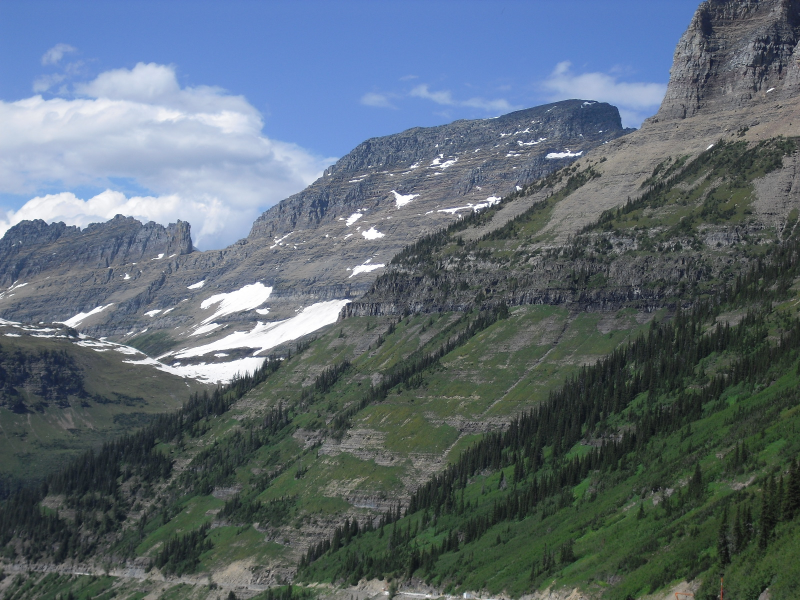
%> input picture glacier4/CIMG4017.JPG, 1600 x 1200 px (shown at 1/2 size); its folder holds only this picture in this run
$ octave main.m   (GNU Octave 9; MATLAB toolbox functions it lacks are replaced by stand-ins)
%> lines starting %> are read from the running program, lines starting %| are printed output that depends on the picture
### Project_2.0/readFolder.m
function [img_arr]=readFolder(filename)
%> called with filename = '../glacier4'
%% parse path
%% Path to the folder with input images.
if ~isfolder(filename)
    errorMessage = sprintf('Error: The following folder does not exist:\n%s', filename);
    uiwait(warndlg(errorMessage));
    return;
end
filePattern = fullfile(filename, '*.JPG');
jpegFiles = dir(filePattern);
img_arr = cell(1,length(jpegFiles));
for k = 1:length(jpegFiles)
    baseFileName = jpegFiles(k).name;
    fullFileName = fullfile(filename, baseFileName);
    img_arr{k} = imread(fullFileName);
end

end

### Project_2.0/preprocessing.m
function [out] = preprocessing(img_arr)
n = size(img_arr,2);
out ={};
max_size = 800;
for i = 1:n
    I = img_arr{i};
    sz = size(I);
    [~,ind] = max(sz);
    scale = max_size/sz(ind);
    out{i} = imresize(I,scale);
end
end

### Project_2.0/getSURFFeatures.m
function [points,features] = getSURFFeatures(I)
if (size(I,3) ==3)
    I = rgb2gray(I);
end
points   = detectSURFFeatures(I, 'MetricThreshold',1);
features = extractFeatures(I, points);
end

### Project_2.0/main.m
% function [panorama] = main(folder)
clear all;close all;clc;

%% Reading images from the folder
disp("Reading images from the folder...");
folder = '../glacier4';
img_arr = readFolder(folder);
%> img_arr = 1 item

%% Preprocessing the images.
disp("Preprocessing Images...");
img_arr = preprocessing(img_arr);
%> in preprocessing, `n = size(img_arr,2);`: n = 1
%> the loop in preprocessing, `for i = 1:n` made 1 pass
%> (sz, ind, scale) on pass 1: ([1200 1600 3], 2, 0.5)
%> after the loop in preprocessing, `for i = 1:n`: out = 1 item
k = size(img_arr,2);
%> k = 1
%> the run ends on the next line

%% Get Features.
feat = {};points = {};
disp('Extracting SURF features...');
for i = 1:k
    [points{i},feat{i}] = getSURFFeatures(img_arr{i});

$ run again, on glacier4/CIMG4021.JPG
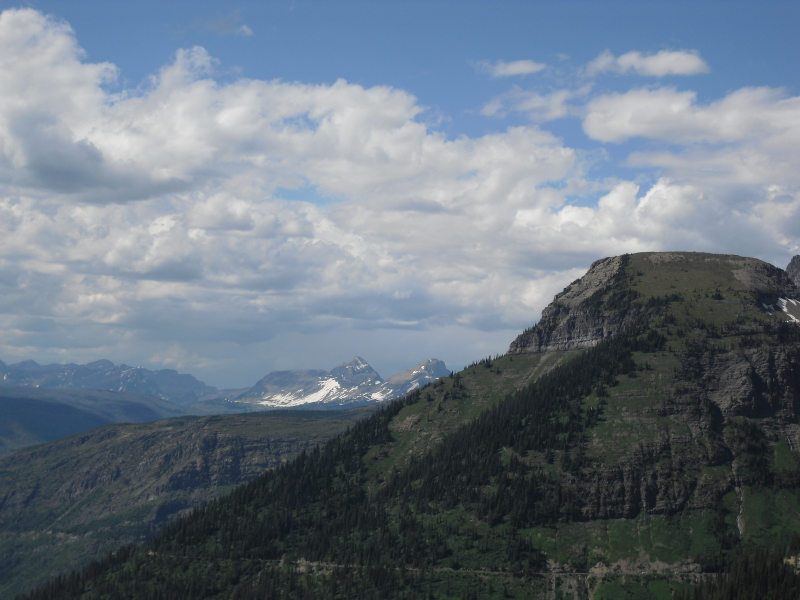
%> input picture glacier4/CIMG4021.JPG, 1600 x 1200 px (shown at 1/2 size)
%> img_arr = 1 item
%> n = 1
%> the loop in preprocessing, `for i = 1:n` made 1 pass
%> (sz, ind, scale) on pass 1: ([1200 1600 3], 2, 0.5)
%> after the loop in preprocessing, `for i = 1:n`: out = 1 item
%> k = 1

$ run again, on glacier4/CIMG4022.JPG
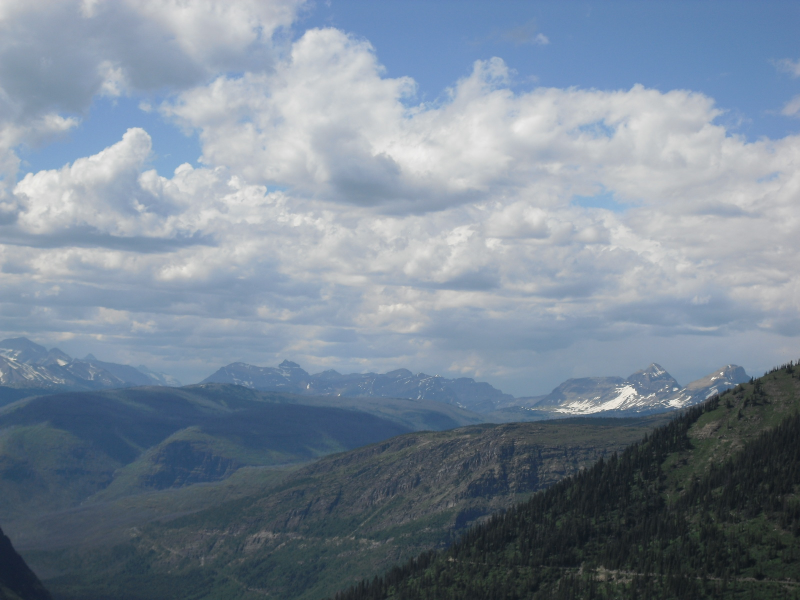
%> input picture glacier4/CIMG4022.JPG, 1600 x 1200 px (shown at 1/2 size)
%> img_arr = 1 item
%> n = 1
%> the loop in preprocessing, `for i = 1:n` made 1 pass
%> (sz, ind, scale) on pass 1: ([1200 1600 3], 2, 0.5)
%> after the loop in preprocessing, `for i = 1:n`: out = 1 item
%> k = 1

$ run again, on glacier4/CIMG4018.JPG
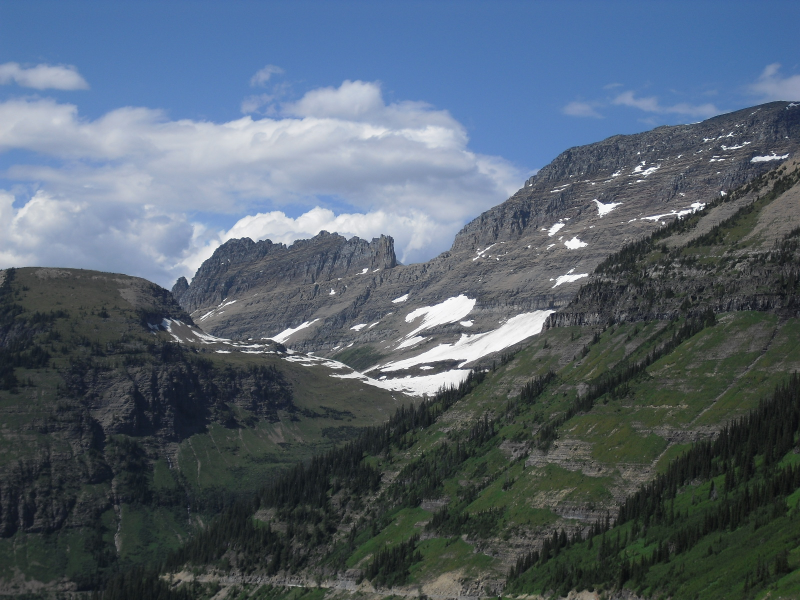
%> input picture glacier4/CIMG4018.JPG, 1600 x 1200 px (shown at 1/2 size)
%> img_arr = 1 item
%> n = 1
%> the loop in preprocessing, `for i = 1:n` made 1 pass
%> (sz, ind, scale) on pass 1: ([1200 1600 3], 2, 0.5)
%> after the loop in preprocessing, `for i = 1:n`: out = 1 item
%> k = 1

$ run again, on glacier4/CIMG4019.JPG
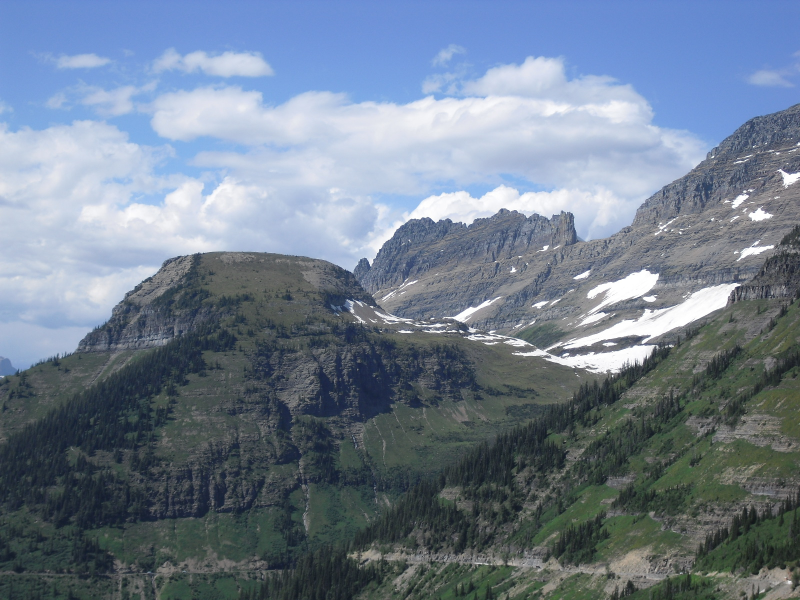
%> input picture glacier4/CIMG4019.JPG, 1600 x 1200 px (shown at 1/2 size)
%> img_arr = 1 item
%> n = 1
%> the loop in preprocessing, `for i = 1:n` made 1 pass
%> (sz, ind, scale) on pass 1: ([1200 1600 3], 2, 0.5)
%> after the loop in preprocessing, `for i = 1:n`: out = 1 item
%> k = 1
